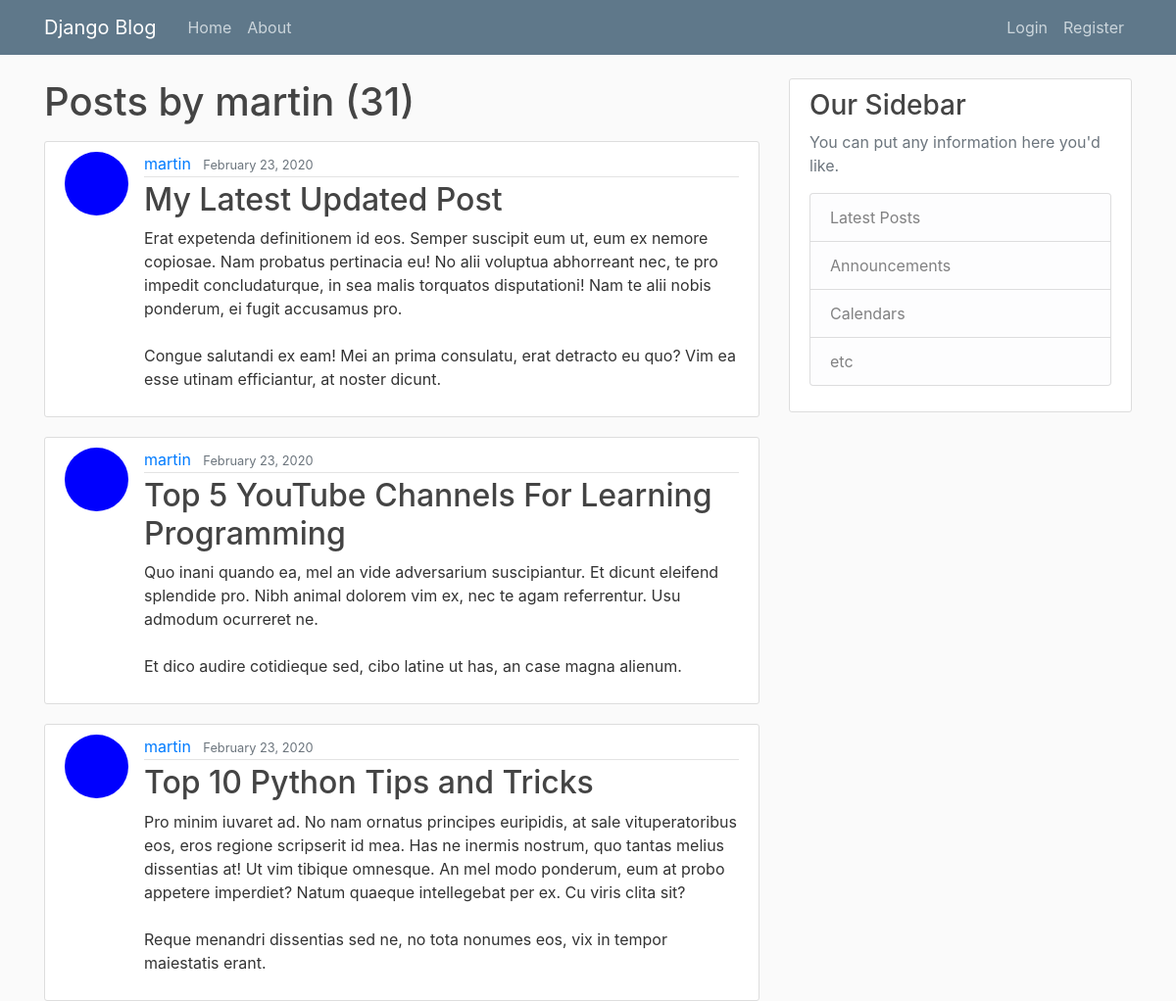
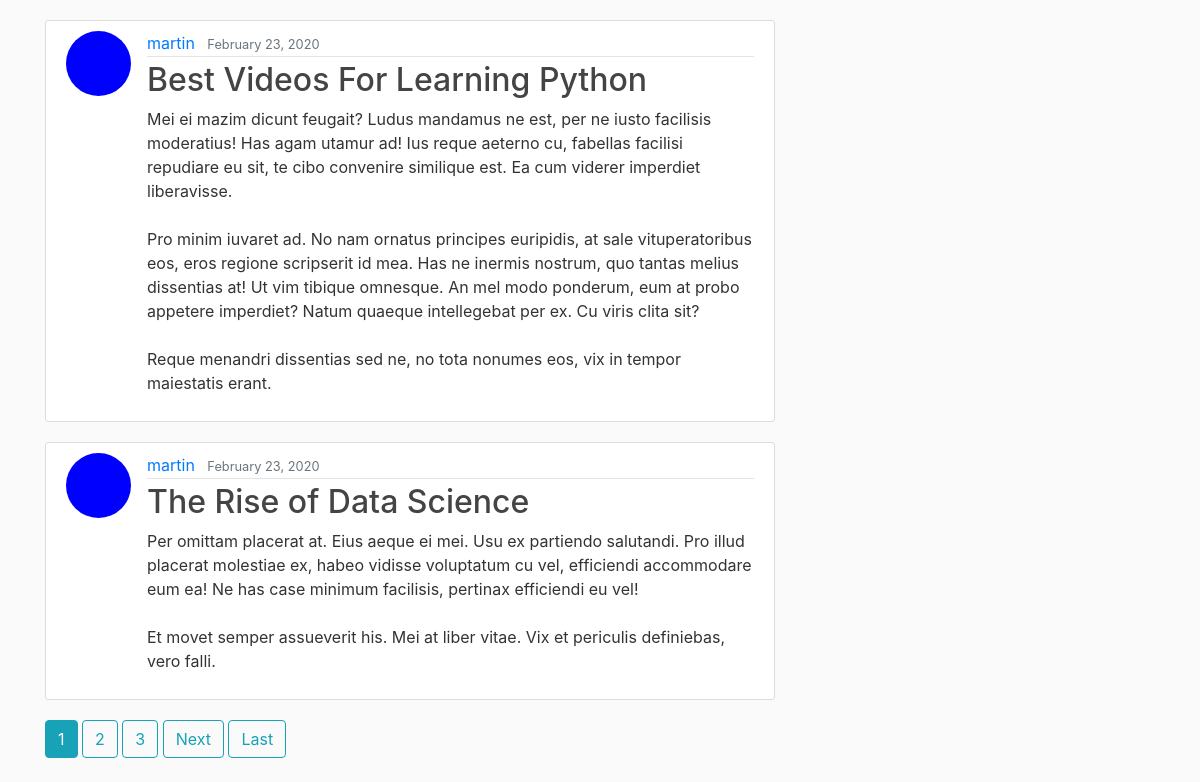
Page /user/martin on the committed database (2 pictures, top to bottom).
### blog/models.py (models this page shows, shortened)
class Post(models.Model):
    title = models.CharField(max_length = 100)
    content = models.TextField()
    date_posted = models.DateTimeField(default=timezone.now)
    author = models.ForeignKey(User, on_delete=models.CASCADE)

### users/models.py (models this page shows, shortened)
class Profile(models.Model):
    user = models.OneToOneField(User, on_delete=models.CASCADE)
    image = models.ImageField(default="default.jpg", upload_to="profile_pics")

### blog/views.py (the view)
# urls.py: path("user/<str:username>", UserPostListView.as_view(), name="user-posts"),
class UserPostListView(ListView):
    model = Post
    template_name = 'blog/user_posts.html' # <app>/<model>_<viewtype>.html
    context_object_name = 'posts'
    paginate_by = 5
    def get_queryset(self):
        user = get_object_or_404(User, username=self.kwargs.get('username'))
        return Post.objects.filter(author=user).order_by('-date_posted')

### blog/templates/blog/user_posts.html (shortened to what this page needs)
{% extends "blog/base.html" %}
{% block content %}
    <h1 class="mb-3">Posts by {{ view.kwargs.username }} ({{ page_obj.paginator.count }})</h1>
    {% for post in posts %}
        <article class="media content-section">
            <img class="rounded-circle article-img" src="{{ post.author.profile.image.url }}" alt="">
          <div class="media-body">
            <div class="article-metadata">
                <a class="mr-2" href="{% url 'user-posts' post.author.username %}">{{ post.author }}</a>
              <small class="text-muted">{{ post.date_posted|date:"F d, Y" }}</small>
            </div>
            <h2><a class="article-title" href="{% url 'post-detail' post.id %}">{{ post.title }}</a></h2>
            <p class="article-content">{{ post.content }}</p>
          </div>
        </article>
    {% endfor %}
    {% if is_paginated %}
        {% for num in page_obj.paginator.page_range %}
            {% if page_obj.number == num %}
                <a class="btn btn-info mb-4" href="?page={{ num }}">{{ num }}</a>
            {% elif num > page_obj.number|add:'-3' and num < page_obj.number|add:'3' %}
                <a class="btn btn-outline-info mb-4" href="?page={{ num }}">{{ num }}</a>
            {% endif %}
        {% endfor %}
        {% if page_obj.has_next %}
            <a class="btn btn-outline-info mb-4" href="?page={{ page_obj.next_page_number }}">Next</a>
            <a class="btn btn-outline-info mb-4" href="?page={{ page_obj.paginator.num_pages }}">Last</a>
        {% endif %}
    {% endif %}
{% endblock content %}

### blog/static/blog/main.css (style rules this page uses)
body { background: #fafafa; color: #333333; margin-top: 5rem; }
h1, h2, h3, h4, h5, h6 { color: #444444; }
.content-section { background: #ffffff; padding: 10px 20px; border: 1px solid #dddddd; border-radius: 3px; margin-bottom: 20px; }
.article-title { color: #444444; }
.article-content { white-space: pre-line; }
.article-img { height: 65px; width: 65px; margin-right: 16px; }
.article-metadata { padding-bottom: 1px; margin-bottom: 4px; border-bottom: 1px solid #e3e3e3 }

### rows in the picture
Post: author.profile.image (picture), author "martin", date_posted "February 23, 2020", title "My Latest Updated Post", content "Erat expetenda definitionem id eos. Semper suscipit eum ut, eum ex nemore copiosae. Nam probatus pertinacia eu! No alii voluptua abhorreant nec, te pro impedit concludaturque, in sea malis torquatos disputationi! Nam te alii nobis ponderum, ei fugit accusamus pro. Congue salutandi ex eam! Mei an prima consulatu, erat detracto eu quo? Vim ea esse utinam efficiantur, at noster dicunt."
Post: author.profile.image (picture), author "martin", date_posted "February 23, 2020", title "Top 5 YouTube Channels For Learning Programming", content "Quo inani quando ea, mel an vide adversarium suscipiantur. Et dicunt eleifend splendide pro. Nibh animal dolorem vim ex, nec te agam referrentur. Usu admodum ocurreret ne. Et dico audire cotidieque sed, cibo latine ut has, an case magna alienum."
Post: author.profile.image (picture), author "martin", date_posted "February 23, 2020", title "Top 10 Python Tips and Tricks", content "Pro minim iuvaret ad. No nam ornatus principes euripidis, at sale vituperatoribus eos, eros regione scripserit id mea. Has ne inermis nostrum, quo tantas melius dissentias at! Ut vim tibique omnesque. An mel modo ponderum, eum at probo appetere imperdiet? Natum quaeque intellegebat per ex. Cu viris clita sit? Reque menandri dissentias sed ne, no tota nonumes eos, vix in tempor maiestatis erant."
Post: author.profile.image (picture), author "martin", date_posted "February 23, 2020", title "Best Videos For Learning Python", content "Mei ei mazim dicunt feugait? Ludus mandamus ne est, per ne iusto facilisis moderatius! Has agam utamur ad! Ius reque aeterno cu, fabellas facilisi repudiare eu sit, te cibo convenire similique est. Ea cum viderer imperdiet liberavisse. Pro minim iuvaret ad. No nam ornatus principes euripidis, at sale vituperatoribus eos, eros regione scripserit id mea. Has ne inermis nostrum, quo tantas melius dissentias at! Ut vim tibique omnesque. An mel modo ponderum, eum at probo appetere imperdiet? Natum quaeque intellegebat per ex. Cu viris clita sit? Reque menandri dissentias sed ne, no tota nonumes eos, vix in tempor maiestatis erant."
Post: author.profile.image (picture), author "martin", date_posted "February 23, 2020", title "The Rise of Data Science", content "Per omittam placerat at. Eius aeque ei mei. Usu ex partiendo salutandi. Pro illud placerat molestiae ex, habeo vidisse voluptatum cu vel, efficiendi accommodare eum ea! Ne has case minimum facilisis, pertinax efficiendi eu vel! Et movet semper assueverit his. Mei at liber vitae. Vix et periculis definiebas, vero falli."

### other values in the picture
{{ view.kwargs.username }} "martin"
{{ page_obj.paginator.count }} "31"
{{ num }} "1"
{{ num }} "2" "3"
